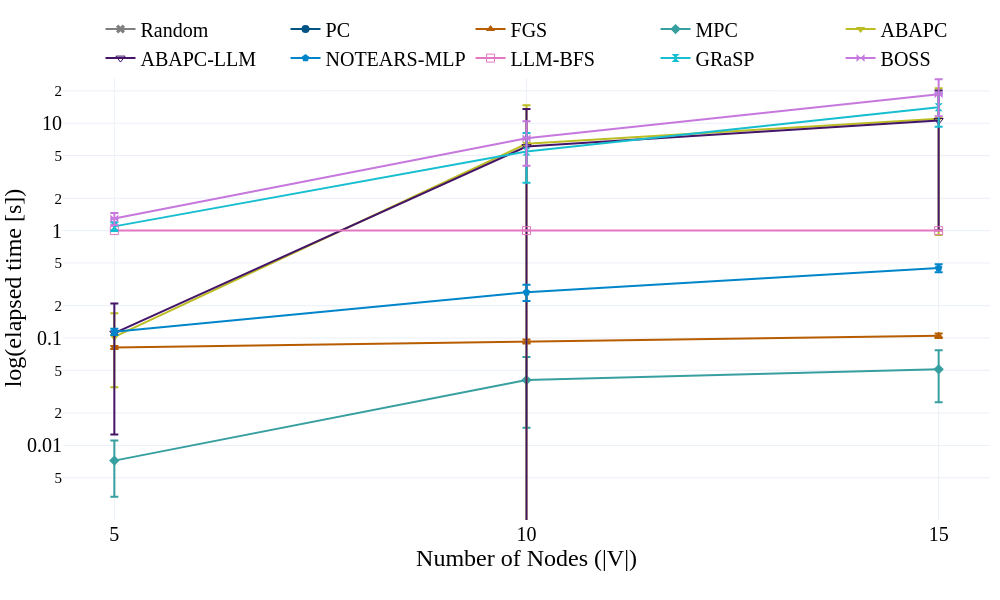

The notebook cell saved with this chart:
### Markdown cell above
## Runtime

### Code cell
if runtime_methods:
    plot_runtime(
        dag_grouped,
        ['n_nodes'],
        '',
        names_dict,
        symbols_dict,
        colors_dict,
        runtime_methods,
        share_y=False,
        save_figs=save_figs,
        output_name="../results/figs/Fig.2_runtime.html",
        debug=False,
        font_size=20,
        plot_height=600,
        plot_width=1000,
    )
else:
    print('No runtime plot generated; update runtime_methods to include at least one model key.')

### Figure 1 — Plotly figure (JSON) as saved in the notebook; plotly's stock layout.template omitted (floating-point values rounded to 4 significant figures)
{"data": [{"error_y": {"array": [0.0, 0.0, 0.0], "thickness": 2, "type": "data"}, "line": {"color": "#7f7f7f", "simplify": true, "width": 2}, "marker": {"color": "#7f7f7f", "size": 8, "symbol": "x"}, "mode": "lines+markers", "name": "Random", "showlegend": true, "type": "scatter", "x": ["5", "10", "15"], "xaxis": "x", "y": [0.0, 0.0, 0.0], "yaxis": "y"}, {"error_y": {"array": [NaN, NaN, NaN], "thickness": 2, "type": "data"}, "line": {"color": "#005383", "simplify": true, "width": 2}, "marker": {"color": "#005383", "size": 8, "symbol": "circle"}, "mode": "lines+markers", "name": "PC", "showlegend": true, "type": "scatter", "x": ["5", "10", "15"], "xaxis": "x", "y": [NaN, NaN, NaN], "yaxis": "y"}, {"error_y": {"array": [0.002789, 0.003897, 0.005055], "thickness": 2, "type": "data"}, "line": {"color": "#b85c00", "simplify": true, "width": 2}, "marker": {"color": "#b85c00", "size": 8, "symbol": "triangle-up-dot"}, "mode": "lines+markers", "name": "FGS", "showlegend": true, "type": "scatter", "x": ["5", "10", "15"], "xaxis": "x", "y": [0.08167, 0.09278, 0.105], "yaxis": "y"}, {"error_y": {"array": [0.003897, 0.02594, 0.02588], "thickness": 2, "type": "data"}, "line": {"color": "#379f9f", "simplify": true, "width": 2}, "marker": {"color": "#379f9f", "size": 8, "symbol": "diamond-dot"}, "mode": "lines+markers", "name": "MPC", "showlegend": true, "type": "scatter", "x": ["5", "10", "15"], "xaxis": "x", "y": [0.007222, 0.04056, 0.05111], "yaxis": "y"}, {"error_y": {"array": [0.06762, 8.235, 10.1], "thickness": 2, "type": "data"}, "line": {"color": "#bcbd22", "simplify": true, "width": 2}, "marker": {"color": "#bcbd22", "size": 8, "symbol": "triangle-down-dot"}, "mode": "lines+markers", "name": "ABAPC", "showlegend": true, "type": "scatter", "x": ["5", "10", "15"], "xaxis": "x", "y": [0.1024, 6.438, 11.01], "yaxis": "y"}, {"error_y": {"array": [0.09829, 7.514, 9.591], "thickness": 2, "type": "data"}, "line": {"color": "#441469", "simplify": true, "width": 2}, "marker": {"color": "#441469", "size": 8, "symbol": "triangle-down-open"}, "mode": "lines+markers", "name": "ABAPC-LLM", "showlegend": true, "type": "scatter", "x": ["5", "10", "15"], "xaxis": "x", "y": [0.1109, 6.054, 10.6], "yaxis": "y"}, {"error_y": {"array": [0.007794, 0.04621, 0.03885], "thickness": 2, "type": "data"}, "line": {"color": "#0085CA", "simplify": true, "width": 2}, "marker": {"color": "#0085CA", "size": 8, "symbol": "pentagon-dot"}, "mode": "lines+markers", "name": "NOTEARS-MLP", "showlegend": true, "type": "scatter", "x": ["5", "10", "15"], "xaxis": "x", "y": [0.1144, 0.2672, 0.4478], "yaxis": "y"}, {"error_y": {"array": [0.0, 0.0, 0.0], "thickness": 2, "type": "data"}, "line": {"color": "#e377c2", "simplify": true, "width": 2}, "marker": {"color": "#e377c2", "size": 8, "symbol": "square-open"}, "mode": "lines+markers", "name": "LLM-BFS", "showlegend": true, "type": "scatter", "x": ["5", "10", "15"], "xaxis": "x", "y": [1.0, 1.0, 1.0], "yaxis": "y"}, {"error_y": {"array": [0.1022, 2.669, 4.8], "thickness": 2, "type": "data"}, "line": {"color": "#17becf", "simplify": true, "width": 2}, "marker": {"color": "#17becf", "size": 8, "symbol": "hourglass"}, "mode": "lines+markers", "name": "GRaSP", "showlegend": true, "type": "scatter", "x": ["5", "10", "15"], "xaxis": "x", "y": [1.095, 5.454, 14.06], "yaxis": "y"}, {"error_y": {"array": [0.1645, 3.2, 7.047], "thickness": 2, "type": "data"}, "line": {"color": "#c678dd", "simplify": true, "width": 2}, "marker": {"color": "#c678dd", "size": 8, "symbol": "bowtie"}, "mode": "lines+markers", "name": "BOSS", "showlegend": true, "type": "scatter", "x": ["5", "10", "15"], "xaxis": "x", "y": [1.294, 7.224, 18.63], "yaxis": "y"}], "layout": {"font": {"color": "black", "family": "Serif", "size": 20}, "height": 600, "legend": {"orientation": "h", "x": 0.5, "xanchor": "center", "y": 1.1, "yanchor": "top"}, "margin": {"b": 80, "l": 10, "r": 10, "t": 10}, "width": 1000, "xaxis": {"anchor": "y", "domain": [0.0, 1.0], "title": {"standoff": 0, "text": "Number of Nodes (|V|)"}}, "yaxis": {"anchor": "x", "domain": [0.0, 1.0], "matches": "y", "title": {"standoff": 0, "text": "log(elapsed time [s])"}, "type": "log"}}}
